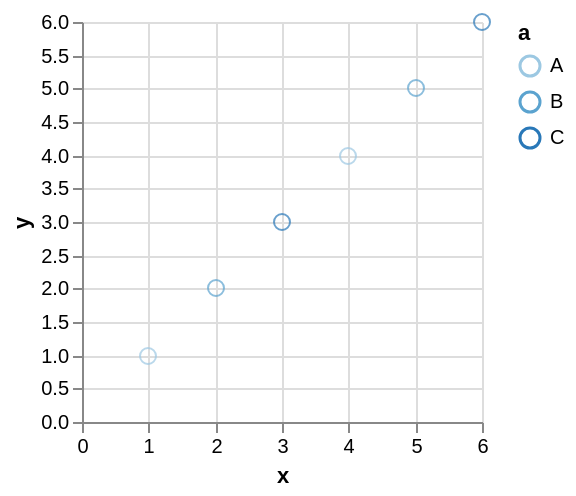

Write the Vega-Lite specification saved for this chart.
### Vega specification from a JSON file in a GitHub repository (floating-point values rounded to 4 significant figures)
{"$schema": "http://vega.github.io/schema/vega/v3.0.json", "autosize": "pad", "padding": 5, "signals": [{"name": "width", "update": "data('layout')[0].width"}, {"name": "height", "update": "data('layout')[0].height"}, {"name": "unit", "value": {}, "on": [{"events": "mousemove", "update": "group()._id ? group() : unit"}]}], "data": [{"name": "source_0", "values": [{"a": "B", "x": 2, "y": 2}, {"a": "A", "x": 1, "y": 1}, {"a": "A", "x": 4, "y": 4}, {"a": "B", "x": 5, "y": 5}, {"a": "C", "x": 3, "y": 3}, {"a": "C", "x": 6, "y": 6}], "format": {"type": "json", "parse": {"x": "number", "y": "number"}}, "transform": [{"type": "filter", "expr": "datum[\"x\"] !== null && !isNaN(datum[\"x\"]) && datum[\"y\"] !== null && !isNaN(datum[\"y\"])"}]}, {"name": "layout", "values": [{}], "transform": [{"type": "formula", "as": "width", "expr": "200"}, {"type": "formula", "as": "height", "expr": "200"}]}], "marks": [{"name": "main-group", "type": "group", "from": {"data": "layout"}, "encode": {"update": {"width": {"field": "width"}, "height": {"field": "height"}, "fill": {"value": "transparent"}}}, "marks": [{"name": "marks", "type": "symbol", "role": "point", "from": {"data": "source_0"}, "encode": {"update": {"x": {"scale": "x", "field": "x"}, "y": {"scale": "y", "field": "y"}, "stroke": {"scale": "color", "field": "a"}, "fill": {"value": "transparent"}, "opacity": {"value": 0.7}}}}], "scales": [{"name": "x", "type": "linear", "domain": {"data": "source_0", "field": "x"}, "range": [0, 200], "round": true, "nice": true, "zero": true}, {"name": "y", "type": "linear", "domain": {"data": "source_0", "field": "y"}, "range": [200, 0], "round": true, "nice": true, "zero": true}, {"name": "color", "type": "ordinal", "domain": {"data": "source_0", "field": "a", "sort": true}, "range": "ordinal"}], "axes": [{"scale": "x", "format": "s", "orient": "bottom", "tickCount": 5, "title": "x", "zindex": 1}, {"scale": "x", "domain": false, "format": "s", "grid": true, "labels": false, "orient": "bottom", "tickCount": 5, "ticks": false, "zindex": 0, "gridScale": "y"}, {"scale": "y", "format": "s", "orient": "left", "title": "y", "zindex": 1}, {"scale": "y", "domain": false, "format": "s", "grid": true, "labels": false, "orient": "left", "ticks": false, "zindex": 0, "gridScale": "x"}], "legends": [{"stroke": "color", "title": "a"}]}]}
